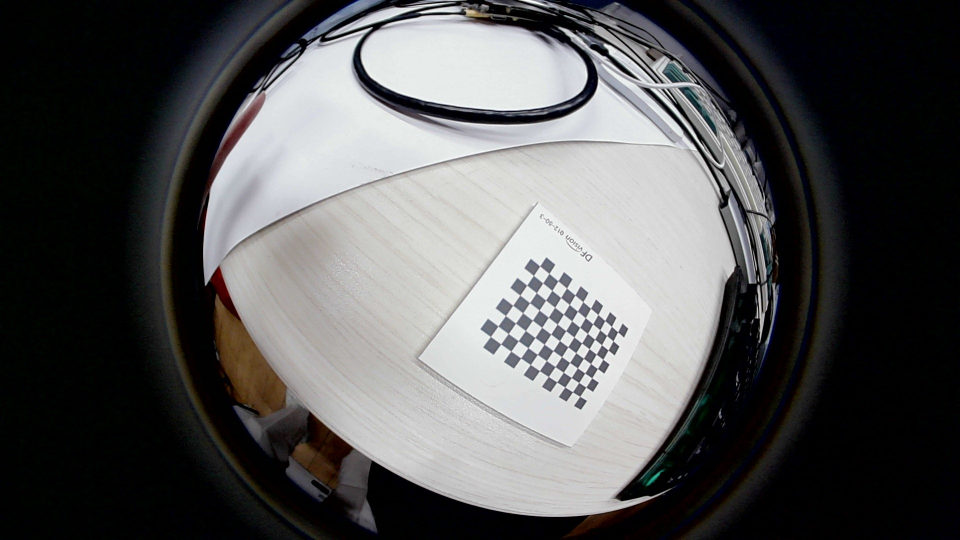
#> input picture robot_dog_python/cam_calibration/180cam_images/1WIN_20250531_11_28_12_Pro.jpg, 1920 x 1080 px (shown at 1/2 size); its folder holds only this picture in this run
$ python calib.py   (older library calls are emulated)
#> lines starting #> are read from the running program, lines starting #| are printed output that depends on the picture; long printed decimals are rounded
import cv2
import numpy as np
import os
import glob

def calibrate_and_undistort_fisheye(image_folder_path,
                                    output_folder_path,
                                    checkerboard_pattern=(12, 9),
                                    square_size_mm=3.0):
    """
    标定鱼眼相机并对图像进行去畸变处理。

    参数:
    image_folder_path (str): 包含棋盘格图像的文件夹路径。
    output_folder_path (str): 存储去畸变图像的文件夹路径。
    checkerboard_pattern (tuple): 棋盘格的内角点数量 (列数, 行数)。
                                  例如 (12, 9) 表示 12 列内角点, 9 行内角点。
    square_size_mm (float): 棋盘格每个格子的边长 (单位: 毫米)。

    返回:
    tuple: (K, D) 或 (None, None)
           K (numpy.ndarray): 相机内参矩阵 (3x3)。
           D (numpy.ndarray): 相机畸变系数 (4x1 for fisheye: k1, k2, k3, k4)。
           如果标定失败，则返回 (None, None)。
    """
#> called with checkerboard_pattern = (11, 8), square_size_mm = 3

    print(f"开始标定过程...")
    print(f"棋盘格内角点数量 (列, 行): {checkerboard_pattern}")
    print(f"棋盘格方格边长: {square_size_mm} mm")

    # 1. 准备对象点 (3D 世界坐标点)
    # 例如：(0,0,0), (1*square_size,0,0), ..., ((cols-1)*square_size, (rows-1)*square_size, 0)
    objp = np.zeros((1, checkerboard_pattern[0] * checkerboard_pattern[1], 3), np.float32)
    objp[0, :, :2] = np.mgrid[0:checkerboard_pattern[0], 0:checkerboard_pattern[1]].T.reshape(-1, 2)
    objp = objp * square_size_mm

    # 2. 存储检测到的对象点和图像点
    objpoints = []  # 存储3D世界坐标点
    imgpoints = []  # 存储2D图像平面点

    image_size = None # 用于存储图像尺寸 (width, height)

    # 3. 加载图像并查找角点
    supported_formats = ('*.jpg', '*.jpeg', '*.png', '*.bmp', '*.tif', '*.tiff')
    image_files = []
    for fmt in supported_formats:
        image_files.extend(glob.glob(os.path.join(image_folder_path, fmt)))

    if not image_files:
        print(f"错误: 在路径 '{image_folder_path}' 中没有找到支持的图像文件。")
        print(f"支持的格式: {', '.join(supported_formats)}")
        return None, None

    print(f"找到 {len(image_files)} 张图像进行处理。")

    for i, fname in enumerate(image_files):
        print(f"处理图像: {os.path.basename(fname)} ({i+1}/{len(image_files)})")
        img = cv2.imread(fname)
#> img is the input picture: shape (1080, 1920, 3); mean B, G, R 86, 85.7, 85.7
        if img is None:
            print(f"警告: 无法读取图像 {fname}，跳过此图像。")
            continue

        if image_size is None:
            image_size = (img.shape[1], img.shape[0]) # (width, height)
#> image_size = (1920, 1080)
        elif image_size != (img.shape[1], img.shape[0]):
            print(f"警告: 图像 {fname} 的尺寸与之前的图像不同。所有图像应具有相同尺寸。跳过此图像。")
            continue

        gray = cv2.cvtColor(img, cv2.COLOR_BGR2GRAY)

        # 查找棋盘格角点
        # flags for findChessboardCorners:
        # cv2.CALIB_CB_ADAPTIVE_THRESH: Use adaptive thresholding.
        # cv2.CALIB_CB_FAST_CHECK: Run a fast check on the image and return quickly if no chessboard is found.
        # cv2.CALIB_CB_NORMALIZE_IMAGE: Normalize the image gamma before applying fixed or adaptive thresholding.
        # ret, corners = cv2.findChessboardCorners(
        #     gray,
        #     checkerboard_pattern,
        #     cv2.CALIB_CB_ADAPTIVE_THRESH  + cv2.CALIB_CB_NORMALIZE_IMAGE
        # )

        # 尝试 cv2.findChessboardCornersSB
        flags_sb = cv2.CALIB_CB_NORMALIZE_IMAGE | cv2.CALIB_CB_EXHAUSTIVE | cv2.CALIB_CB_ACCURACY
        # 或者更简单的 flags_sb = cv2.CALIB_CB_NORMALIZE_IMAGE
        ret, corners = cv2.findChessboardCorners(
            gray,
            checkerboard_pattern,
            cv2.CALIB_CB_ADAPTIVE_THRESH
            | cv2.CALIB_CB_NORMALIZE_IMAGE
            | cv2.CALIB_CB_FILTER_QUADS
        )
#> ret = True; corners = 88 rows, first 8: [1160, 793], [1145.4, 784.3], [1130.3, 774.7], [1113.9, 764.4], [1097.3, 753.4], [1079.2, 741.8], [1061, 729.7], [1041.7, 716.4]

        if not ret:
            print(f"  警告: {fname} 无角点")
            continue

        # 亚像素精炼
        cv2.cornerSubPix(gray, corners, (11,11), (-1,-1),
                        (cv2.TERM_CRITERIA_EPS | cv2.TERM_CRITERIA_MAX_ITER, 30, 0.001))

        # 简单过滤：第一个角点不应该正好落在 (0,0) 或者靠太近
        x0, y0 = corners[0,0]
#> x0 = 1160; y0 = 793.1
        if x0<1 or y0<1:
            print(f"  跳过: {fname} 第一个角点位置太离谱 ({x0:.1f},{y0:.1f})")
            continue

        objpoints.append(objp)      # 之前创建的世界坐标
        imgpoints.append(corners)   # 精炼后的像素坐标

        # [7 lines of commented-out code are left out]

    if not objpoints or not imgpoints:
        print("错误: 没有足够的角点数据进行标定。请确保：")
        print("  1. 棋盘格在图像中清晰可见。")
        print(f"  2. `checkerboard_pattern` ({checkerboard_pattern}) 设置正确。")
        print("  3. 有足够数量的图像成功检测到角点。")
        return None, None

    if len(objpoints) < 3: # 至少需要几张不同视角的图像
        print(f"警告: 只有 {len(objpoints)} 张图像成功检测到角点，标定结果可能不准确。建议使用更多图像。")


    print(f"\n使用 {len(objpoints)} 张图像进行标定...")

    # 4. 相机标定
    # K = np.zeros((3, 3))  # 初始化相机内参矩阵
    # D = np.zeros((4, 1))  # 初始化畸变系数 (k1, k2, k3, k4 for fisheye)
    # image_size = (1920,1080)
    # 1) 给一个合理的初始内参猜测
    K = np.eye(3, dtype=np.float64)
    # 初始 focal length 猜成图像宽度的 0.8 倍
    K[0, 0] = K[1, 1] = 0.8 * image_size[0]
    # 主点猜成图像中心
    K[0, 2] = image_size[0] / 2
    K[1, 2] = image_size[1] / 2

    # 2) 畸变系数初始为 0
    D = np.zeros((4, 1), dtype=np.float64)

    # rvecs 和 tvecs 用于存储每张图像的旋转和平移向量，标定函数会填充它们
    rvecs = [np.zeros((1, 1, 3), dtype=np.float64) for _ in range(len(objpoints))]
    tvecs = [np.zeros((1, 1, 3), dtype=np.float64) for _ in range(len(objpoints))]

    # 标定迭代的终止条件
    criteria_calib = (cv2.TERM_CRITERIA_EPS + cv2.TERM_CRITERIA_MAX_ITER, 30, 1e-6)

    # 鱼眼相机标定标志
    # CALIB_RECOMPUTE_EXTRINSIC: 每次迭代后重新计算外参。
    # CALIB_CHECK_COND: 检查条件数。如果过高，可能标定不稳定。
    # CALIB_FIX_SKEW: 将倾斜因子(alpha)固定为0。
    calibration_flags = (
            cv2.fisheye.CALIB_RECOMPUTE_EXTRINSIC |
            cv2.fisheye.CALIB_FIX_SKEW |
            cv2.fisheye.CALIB_USE_INTRINSIC_GUESS
            )

    try:
        rms, K, D, rvecs, tvecs = cv2.fisheye.calibrate(
            objpoints,
            imgpoints,
            image_size, # (width, height)
            K,
            D,
            rvecs,
            tvecs,
            calibration_flags,
            criteria_calib
        )
#> rms = 20.67; K = [[-6.1e+09, 0, 1133.1], [0, -862.6, 669.9], [0, 0, 1]]; D = [-9.76, 1223.3, -82410.3, 1633072.6]; rvecs = ([0.555, 1.5, 0.555],); tvecs = ([-1.66e-07, -17.86, 125],)
    except cv2.error as e:
        print(f"OpenCV 标定错误: {e}")
        print("标定失败。请检查输入图像和参数。")
        return None, None

    print("\n标定完成。")
    print("-----------------------------------------------------")
    print(f"RMS 重投影误差: {rms}")
#| RMS 重投影误差: 20.665
    print("相机内参矩阵 K:")
    print(K)
#| [[-6.10345458e+09 -0.00000000e+00  1.13309067e+03]
#|  [ 0.00000000e+00 -8.62596917e+02  6.69866136e+02]
#|  [ 0.00000000e+00  0.00000000e+00  1.00000000e+00]]
    print("\n畸变系数 D (k1, k2, k3, k4):")
    print(D)
#| [[-9.75520115e+00]
#|  [ 1.22330274e+03]
#|  [-8.24102722e+04]
#|  [ 1.63307259e+06]]
    print("-----------------------------------------------------")

    # 5. 创建输出文件夹
    if not os.path.exists(output_folder_path):
        try:
            os.makedirs(output_folder_path)
            print(f"已创建输出文件夹: {output_folder_path}")
        except OSError as e:
            print(f"错误: 无法创建输出文件夹 '{output_folder_path}': {e}")
            return K, D # 至少返回标定参数

    # 6. 校正图像并保存
    print(f"\n开始对图像进行去畸变处理并保存到 '{output_folder_path}'...")

    # 用于去畸变的新的相机内参矩阵。这里使用标定得到的 K，
    # 也可以使用 cv2.fisheye.estimateNewCameraMatrixForUndistortRectify 调整 Knew 以控制视场
    # 例如: new_K = cv2.fisheye.estimateNewCameraMatrixForUndistortRectify(K, D, image_size, np.eye(3), balance=0.5)
    # balance=0.0: 保留所有像素, 可能有黑边。balance=1.0: 裁剪无效像素, 丢失部分边缘。
    # 为简单起见，这里直接使用 K 作为 Knew，这意味着尝试保留原始视场。
    K_new = K
#> K_new has the same summary as K

    for i, fname in enumerate(image_files):
        img = cv2.imread(fname)
        if img is None:
            continue # 前面已经处理过读取失败的情况

        # 计算去畸变和校正的映射表
        # R 通常是单位矩阵 np.eye(3) 如果不需要校正旋转
        # P 是新的相机矩阵，这里使用 K_new
        map1, map2 = cv2.fisheye.initUndistortRectifyMap(
            K, D, np.eye(3), K_new, image_size, cv2.CV_16SC2
        )
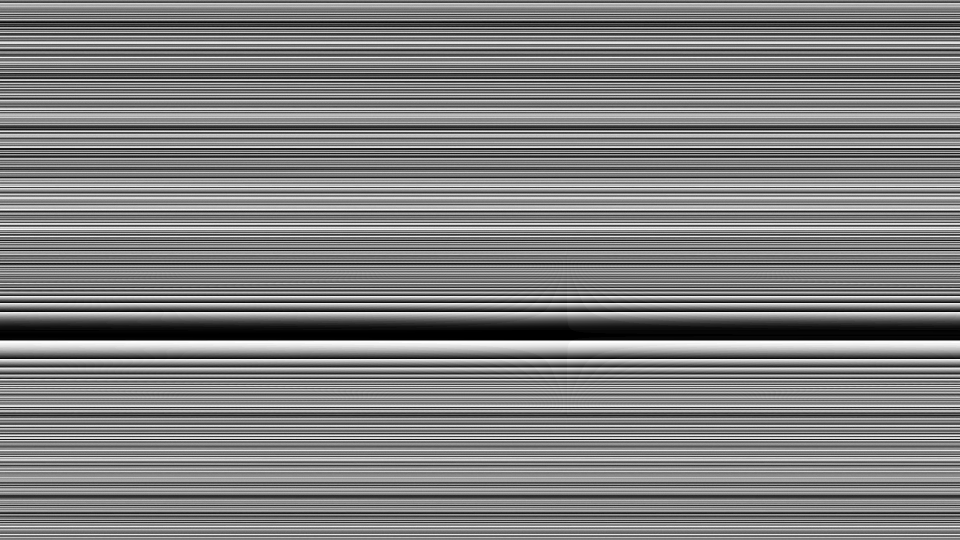
#> map2: shape (1080, 1920) uint16 (shown at 1/2 size); min 0, max 1023, mean 511.3; drawn with min black and max white

        # 应用映射表进行重映射
        undistorted_img = cv2.remap(
            img, map1, map2, interpolation=cv2.INTER_LINEAR, borderMode=cv2.BORDER_CONSTANT
        )
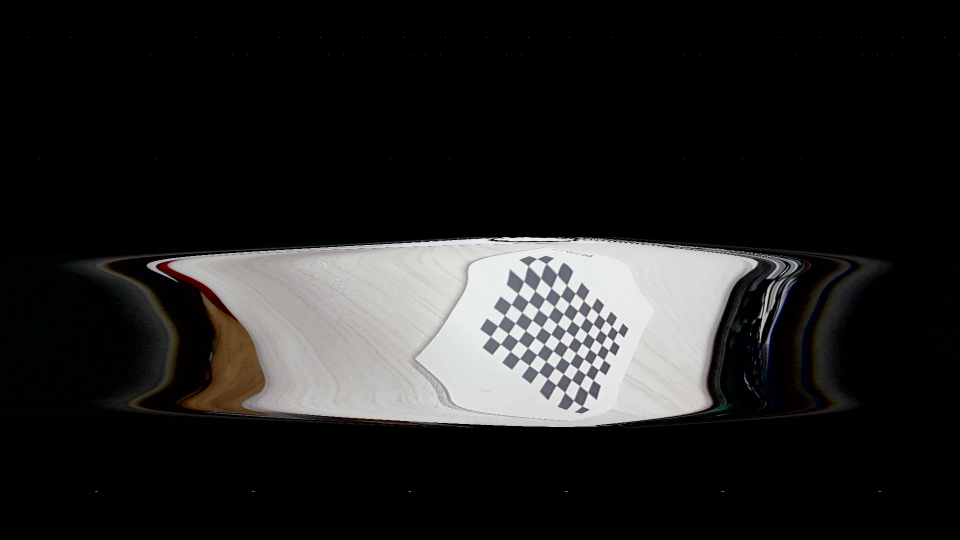
#> undistorted_img: shape (1080, 1920, 3) (shown at 1/2 size); mean B, G, R 34, 34.5, 34.8

        # 或者，使用更简单的函数（但控制较少）:
        # undistorted_img = cv2.fisheye.undistortImage(img, K, D, Knew=K_new)

        base_name = os.path.basename(fname)
        name, ext = os.path.splitext(base_name)
        undistorted_filename = os.path.join(output_folder_path, f"{name}_undistorted{ext}")

        try:
            cv2.imwrite(undistorted_filename, undistorted_img)
            if (i+1) % 10 == 0 or (i+1) == len(image_files) : # 每10张或最后一张时打印
                 print(f"  已保存去畸变图像 ({i+1}/{len(image_files)}): {undistorted_filename}")
        except Exception as e:
            print(f"错误: 无法保存图像 {undistorted_filename}: {e}")

    print("所有图像处理完毕。")
    return K, D


if __name__ == '__main__':
    # --- 用户配置 ---
    # 1. 输入包含棋盘格图片的文件夹路径
    #    请确保路径正确，例如: "C:/Users/YourUser/Desktop/chessboard_images" (Windows)
    #    或 "/home/youruser/chessboard_images" (Linux/Mac)
    # input_image_folder = input("请输入包含棋盘格图片的文件夹路径: ").strip()
    input_image_folder = "/Users/couesfang/我的云端硬盘/25机器狗户外研究/05软件系统/RemoteControlDog/rd_robot/cam_calibration/180cam_images"
    # 2. 输出存储去畸变图片的文件夹路径
    #    例如: "C:/Users/YourUser/Desktop/undistorted_images"
    # output_undistorted_folder = input("请输入用于存储去畸变图片的文件夹路径: ").strip()
    output_undistorted_folder = "/Users/couesfang/我的云端硬盘/25机器狗户外研究/05软件系统/RemoteControlDog/rd_robot/cam_calibration/180calib_images"
    # 3. 棋盘格参数 (重要!)
    #    (列内角点数, 行内角点数)
    #    您描述的是 "12*9"。这通常指内角点数量。
    #    如果您的棋盘格是 12x9 个 *格子*，则内角点是 (12-1, 9-1) = (11, 8)。
    #    请根据您的实际棋盘格调整。
    CHESSBOARD_COLS = 11  # 棋盘格每行的内角点数 (宽度方向)
    CHESSBOARD_ROWS = 8   # 棋盘格每列的内角点数 (高度方向)
    PATTERN_SIZE = (CHESSBOARD_COLS, CHESSBOARD_ROWS)

    # 4. 棋盘格每个方格的边长 (单位：毫米)
    SQUARE_EDGE_LENGTH_MM = 3.0

    # --- 执行标定和去畸变 ---
    if not os.path.isdir(input_image_folder):
        print(f"错误: 输入的图像文件夹路径无效或不存在: {input_image_folder}")
    else:
        K_matrix, D_coeffs = calibrate_and_undistort_fisheye(
            input_image_folder,
            output_undistorted_folder,
            checkerboard_pattern=PATTERN_SIZE,
            square_size_mm=SQUARE_EDGE_LENGTH_MM
        )
#> K_matrix has the same summary as K in calibrate_and_undistort_fisheye; D_coeffs = [-9.76, 1223.3, -82410.3, 1633072.6]

        if K_matrix is not None and D_coeffs is not None:
            print("\n--- 最终相机参数 ---")
            print("相机内参矩阵 K:")
            print(K_matrix)
#| [[-6.10345458e+09 -0.00000000e+00  1.13309067e+03]
#|  [ 0.00000000e+00 -8.62596917e+02  6.69866136e+02]
#|  [ 0.00000000e+00  0.00000000e+00  1.00000000e+00]]
            print("\n畸变系数 D (k1, k2, k3, k4):")
            print(D_coeffs)
#| [[-9.75520115e+00]
#|  [ 1.22330274e+03]
#|  [-8.24102722e+04]
#|  [ 1.63307259e+06]]
            print(f"\n去畸变后的图像已保存到: {output_undistorted_folder}")
        else:
            print("\n标定或去畸变过程失败。请检查上述错误信息。")
